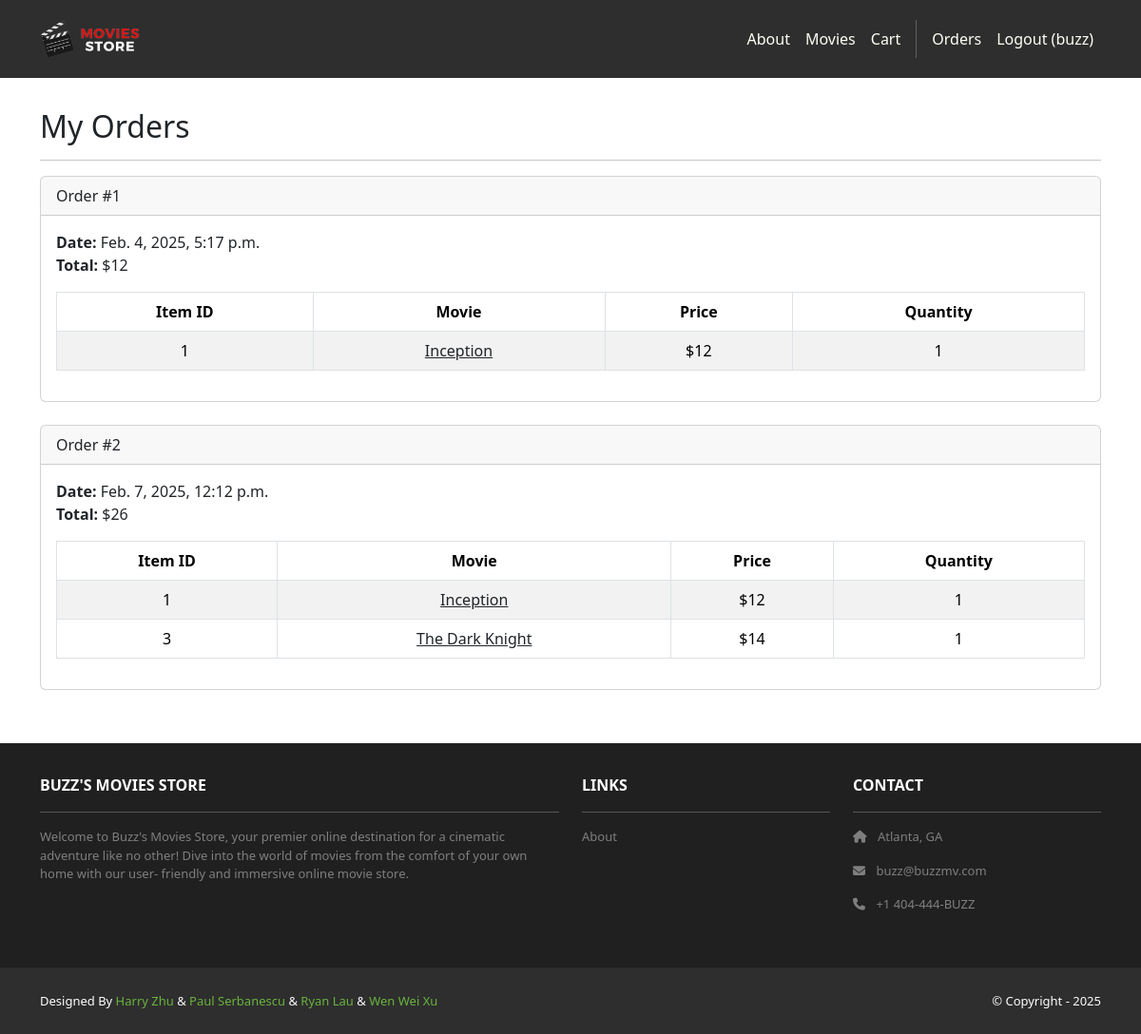
Page /accounts/orders/ (signed in) on the committed database.
### cart/models.py (models this page shows, shortened)
class Order(models.Model):
    id = models.AutoField(primary_key=True)
    total = models.IntegerField()
    date = models.DateTimeField(auto_now_add=True)
    user = models.ForeignKey(User, on_delete=models.CASCADE)

class Item(models.Model):
    id = models.AutoField(primary_key=True)
    price = models.IntegerField()
    quantity = models.IntegerField()
    order = models.ForeignKey(Order, on_delete=models.CASCADE)
    movie = models.ForeignKey(Movie, on_delete=models.CASCADE)

### movies/models.py (models this page shows, shortened)
class Movie(models.Model):
    id = models.AutoField(primary_key=True)
    name = models.CharField(max_length=255)
    price = models.IntegerField()
    description = models.TextField()
    image = models.ImageField(upload_to="movie_images/")

### accounts/views.py (the view)
# urls.py: path("orders/", views.orders, name="accounts.orders"),
@login_required
def orders(request):
    template_data = {}
    template_data["title"] = "Orders"
    template_data["orders"] = request.user.order_set.all()
    return render(request, "accounts/orders.html", {"template_data": template_data})

### accounts/templates/accounts/orders.html
{% extends 'base.html' %}
{% block content %}
<div class="p-3">
  <div class="container">
    <div class="row mt-3">
      <div class="col mx-auto mb-3">
        <h2>My Orders</h2>
        <hr />
        {% for order in template_data.orders %}
        <div class="card mb-4">
          <div class="card-header">
            Order #{{ order.id }}
          </div>
          <div class="card-body">
            <b>Date:</b> {{ order.date }}<br />
            <b>Total:</b> ${{ order.total }}<br />
            <table class="table table-bordered
              table-striped text-center mt-3">
              <thead>
                <tr>
                  <th scope="col">Item ID</th>
                  <th scope="col">Movie</th>
                  <th scope="col">Price</th>
                  <th scope="col">Quantity</th>
                </tr>
              </thead>
              <tbody>
                {% for item in order.item_set.all %}
                <tr>
                  <td>{{ item.movie.id }}</td>
                  <td>
                    <a class="link-dark"
                      href="{% url 'movies.show'
                      id=item.movie.id %}">
                      {{ item.movie.name }}
                    </a>
                  </td>
                  <td>${{ item.movie.price }}</td>
                  <td>{{ item.quantity }}</td>
                </tr>
                {% endfor %}
              </tbody>
            </table>
          </div>
        </div>
        {% endfor %}
      </div>
    </div>
  </div>
</div>
{% endblock content %}

### moviesstore/templates/base.html (shortened to what this page needs)
<!DOCTYPE html>
<html>
	{% load static %}
	<head>
		<head>
			<link href="https://cdn.jsdelivr.net/npm/bootstrap@5.3.3/dist/css/bootstrap.min.css" rel="stylesheet" />
			<link rel="stylesheet" href="https://cdnjs.cloudflare.com/ajax/libs/font-awesome/6.1.1/css/all.min.css" />
			<link rel="stylesheet" type="text/css" href="{% static 'css/style.css' %}" />
		</head>
	</head>
	<body>
		<nav class="p-3 navbar navbar-dark bg-dark navbar-expand-lg">
			<div class="container">
				<a class="navbar-brand" href="{% url 'home.index' %}">
					<img src="{% static 'img/logo.png' %}" alt="logo" height="40" />
				</a>
				<div class="collapse navbar-collapse" id="navbarNavAltMarkup">
					<div class="navbar-nav ms-auto navbar-ml">
						<a class="nav-link" href="{% url 'home.about' %}">About</a>
						<a class="nav-link" href="{% url 'movies.index' %}">Movies</a>
                        <a class="nav-link" href="{% url 'cart.index' %}">Cart</a>
						{% if user.is_authenticated %}
						<a class="nav-link" href="{% url 'accounts.orders' %}">Orders</a>
            			<a class="nav-link" href="{% url 'accounts.logout' %}">Logout ({{user.username }})</a>
            			{% else %}
						<a class="nav-link" href="{% url 'accounts.login' %}">Login</a>
            			<a class="nav-link" href="{% url 'accounts.signup' %}"> Sign Up</a>
						{% endif %}
					</div>
				</div>
			</div>
		</nav>
		<div>{% block content %} {% endblock content %}</div>
		<section class="p-3 ms-footer d-none d-md-block">
			<div class="container">
				<div class="row mt-3 text-white">
					<div class="col-md-6 col-lg-6 col-xl-6 mx-auto mb-4">
						<b>BUZZ'S MOVIES STORE</b>
						<hr />
						<p>
							Welcome to Buzz's Movies Store, your premier online destination for a cinematic adventure like no other! Dive into the
							world of movies from the comfort of your own home with our user- friendly and immersive online movie store.
						</p>
					</div>
					<div class="col-md-3 col-lg-3 col-xl-3 mx-auto mb-4">
						<b>LINKS</b>
						<hr />
						<p><a class="nav-link" href="{% url 'home.about' %}"> About </a></p>
					</div>
					<div class="col-md-3 col-lg-3 col-xl-3 mx-auto mb-4">
						<b>CONTACT</b>
						<hr />
						<p>
							<i class="fas fa-home me-2"></i>
							Atlanta, GA
						</p>
						<p>
							<i class="fas fa-envelope me-2"></i>
							buzz@buzzmv.com
						</p>
						<p>
							<i class="fas fa-phone me-2"></i>
							+1 404-444-BUZZ
						</p>
					</div>
				</div>
			</div>
		</section>
		<section class="p-3 ms-footer-bottom bg-dark">
			<div class="container d-flex justify-content-between">
				<div class="me-5 text-white">
					<span
						>Designed By <a href="" target="_blank">Harry Zhu</a> &
						<a href="" target="_blank">Paul Serbanescu</a> &
						<a href="" target="_blank">Ryan Lau</a> &
						<a href="" target="_blank">Wen Wei Xu</a>
					</span>
				</div>
				<div class="text-white">
					<span>© Copyright - 2025</span>
				</div>
			</div>
		</section>
	</body>
</html>

### moviesstore/static/css/style.css (style rules this page uses)
.navbar a.nav-link { color: #fffef6 !important; }
.bg-dark { background-color: #2e2e2e !important; }
.ms-footer { background-color: #202020; }
.ms-footer p { color: #7f7f7f; font-size: 13px; }
.ms-footer-bottom span { font-size: 13px; line-height: 38px; }
.ms-footer-bottom a { color: #6ab43e; text-decoration: none; }

### rows in the picture
Order: id "1", date "Feb. 4, 2025, 5:17 p.m.", total "12"
Item: movie.id "1", movie.name "Inception", movie.price "12", quantity "1"
Order: id "2", date "Feb. 7, 2025, 12:12 p.m.", total "26"
Item: movie.id "1", movie.name "Inception", movie.price "12", quantity "1"
Item: movie.id "3", movie.name "The Dark Knight", movie.price "14", quantity "1"

### other values in the picture
{{ user.username }} "buzz"
